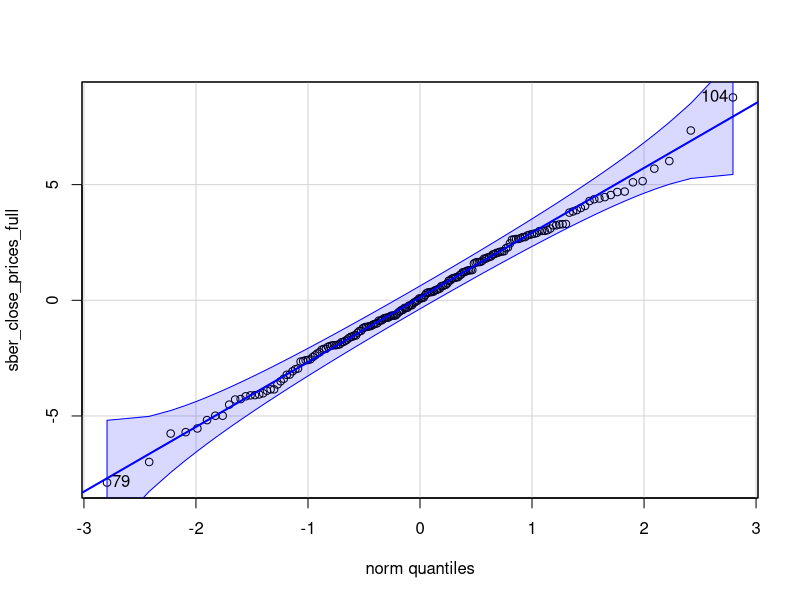
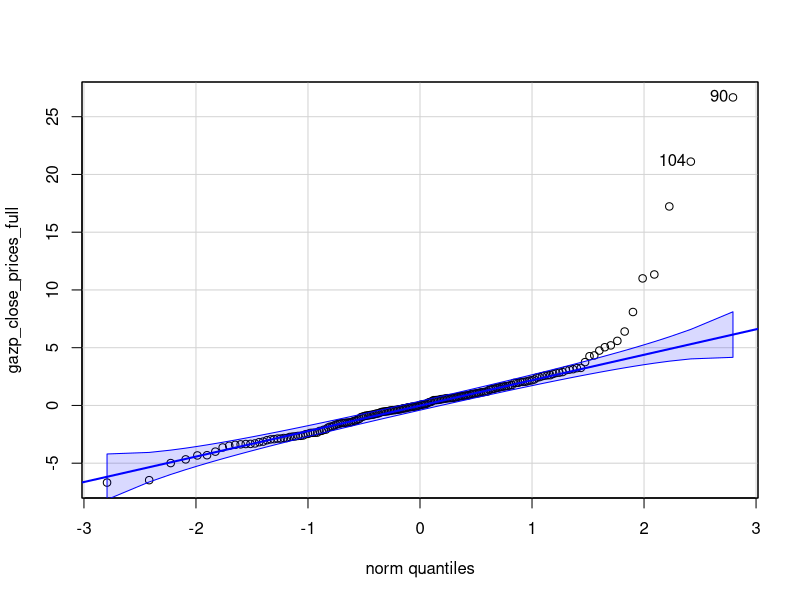
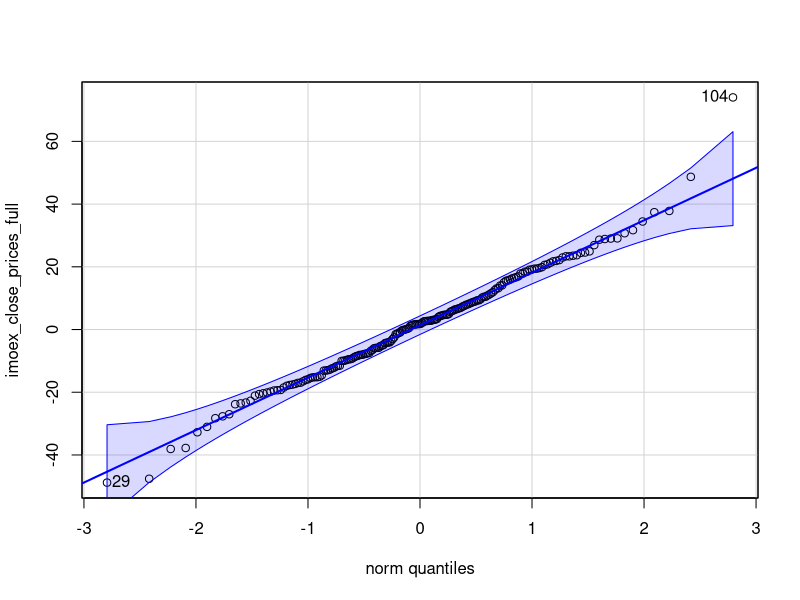
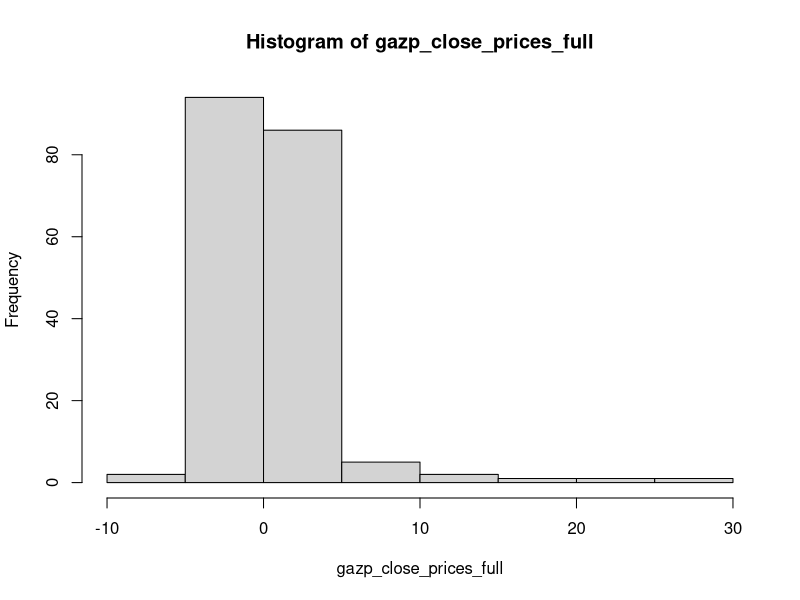

Recreate these plots in R, in order.
## ---- chunk 1
sber_stock_price = read.csv("data/t1/SBER.csv", header = TRUE, stringsAsFactors = FALSE)

summary(sber_stock_price)
## ---- chunk 2
sber_close_prices_full = sber_stock_price$CLOSE - sber_stock_price$OPEN

sber_close_prices = sample(sber_close_prices_full, 100)

t.test(sber_close_prices, conf.level = 0.97)
## ---- chunk 3
median(sber_close_prices)
## ---- chunk 4
t.test(sber_close_prices, mu = 0.53, alt = "two.sided")
## ---- chunk 5
n = length(sber_close_prices)
a = 0.05
variance = var(sber_close_prices)

lstar = qchisq(a / 2, df = n - 1)
rstar = qchisq(1 - a / 2, df = n - 1)

coeff = (n - 1) * c(1 / rstar, 1 / lstar)
coeff_sqrt = sqrt((n - 1) * c(1 / rstar, 1 / lstar))

coeff_sqrt
## ---- chunk 6
sber_up_down_variables = ifelse(sber_close_prices_full > 0, TRUE, FALSE)
length(sber_up_down_variables)
length(sber_up_down_variables[sber_up_down_variables == TRUE])
length(sber_up_down_variables[sber_up_down_variables == FALSE])
## ---- chunk 7
sber_up_down_prices_sample = sample(sber_up_down_variables,  100)
mean(sber_up_down_prices_sample)
## ---- chunk 8
prop.test(48, 100, conf.level=0.99)
## ---- chunk 9
prop.test(x = 48, n = 100, p = .33, alt = "greater")
## ---- chunk 10
imoex_perf = c(8.10, 3.54, 6.17,  0.23, -4.12, 2.98)
sber_perf  = c(12.7, 4.80, 3.42, -1.56, -6.89, 3.23)

t.test(imoex_perf, sber_perf, var.equal = TRUE, conf.level = 0.99)
## ---- chunk 11
prop.test(c(192 * 0.67, 192 * 0.60), c(192, 192), alt = "less")
## ---- chunk 12
sber_stock_prices_full = read.csv("data/t1/SBER.csv", header = TRUE, stringsAsFactors = FALSE)
gazp_stock_prices_full = read.csv("data/t1/GAZP.csv", header = TRUE, stringsAsFactors = FALSE)
imoex_prices_full = read.csv("data/t1/IMOEX.csv", header = TRUE, stringsAsFactors = FALSE)

sber_close_prices_full = sber_stock_prices_full$CLOSE - sber_stock_prices_full$OPEN
gazp_close_prices_full = gazp_stock_prices_full$CLOSE - gazp_stock_prices_full$OPEN
imoex_close_prices_full = imoex_prices_full$CLOSE - imoex_prices_full$OPEN
## ---- chunk 13
library(tseries)

jarque.bera.test(sber_close_prices_full)
jarque.bera.test(gazp_close_prices_full)
jarque.bera.test(imoex_close_prices_full)
## ---- chunk 14
library(car)

qqPlot(sber_close_prices_full)
qqPlot(gazp_close_prices_full)
qqPlot(imoex_close_prices_full)

## ---- chunk 15
hist(gazp_close_prices_full)
## ---- chunk 16
sber_volumes = sber_stock_prices_full$VOL[0:5]
gazp_volumes = gazp_stock_prices_full$VOL[0:5]
imoex_volumes = imoex_prices_full$VOL[0:5]

trade_volumes <- rbind(sber_volumes, gazp_volumes, imoex_volumes) 
colnames(trade_volumes) <- c("Mon", "Tue", "Wed", "Thur", "Fri")
trade_volumes
## ---- chunk 17
chisq.test(trade_volumes)
## ---- chunk 18
trade_volumes_chi_test <- chisq.test(trade_volumes, correct = TRUE)
trade_volumes_chi_test
## ---- chunk 19
trade_volumes_chi_test$expected
